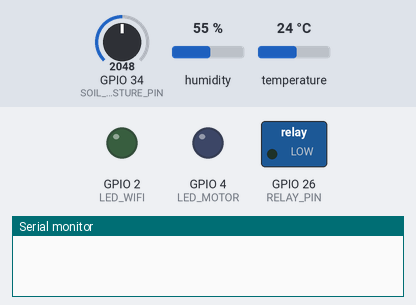
Bench run of a sketch on a simulated ESP32. Shown: switched loads named in the sketch (green lamp = pin HIGH), output pins drawn as LEDs (lit = HIGH), the last lines printed to the serial monitor. The inputs (shaded band) are chosen by the test bench; at power-on: GPIO 34 (SOIL_MOISTURE_PIN) = 2048, temperature 24 °C, humidity 55 %. WiFi joins after 1.5 s; servers stay silent unless stated; random numbers use the default seed unless the sketch sets one; no MQTT or app messages arrive unless stated.

Above: at 0.0 s.
At 3.7 s:
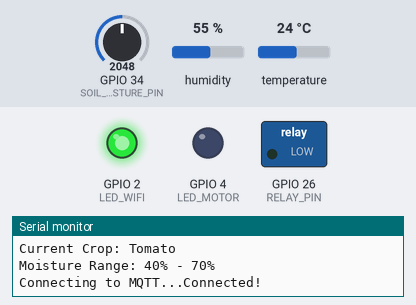
3.8 s: GPIO 34 (SOIL_MOISTURE_PIN) set to 2798
6.5 s: GPIO 34 (SOIL_MOISTURE_PIN) set to 2905
At 11.2 s:
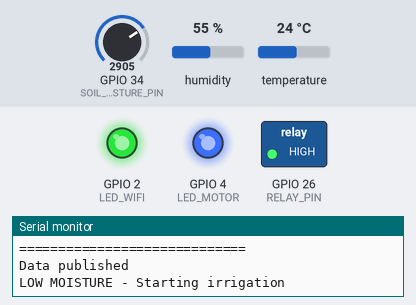
11.5 s: temperature set to 20.6 °C
21.5 s: temperature set to 19.2 °C
Timing chart, 0 to 24.5 s (numbered marks = the images above; inputs shaded):
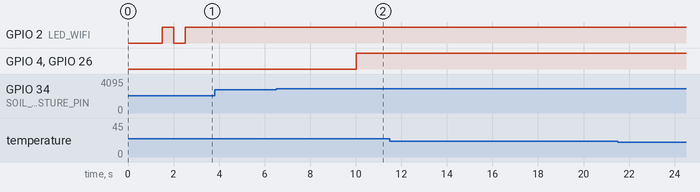

The sketch:

sketch.ino
```cpp
#include <WiFi.h>
#include <PubSubClient.h>
#include <DHT.h>
#include <ArduinoJson.h>

// WiFi credentials
const char *ssid = "Wokwi-GUEST";
const char *password = "";

// MQTT Broker
const char *mqtt_server = "broker.hivemq.com";
const int mqtt_port = 1883;

// MQTT Topics
const char *topic_sensor_data = "agrismart/sensors";
const char *topic_motor_control = "agrismart/motor/control";
const char *topic_motor_status = "agrismart/motor/status";
const char *topic_crop_config = "agrismart/crop/config";
const char *topic_manual_override = "agrismart/manual/override";

// Pin Definitions
#define DHTPIN 15
#define DHTTYPE DHT22
#define SOIL_MOISTURE_PIN 34
#define RELAY_PIN 26
#define LED_WIFI 2
#define LED_MOTOR 4

// Initialize DHT sensor
DHT dht(DHTPIN, DHTTYPE);

// Variables
float temperature = 0;
float humidity = 0;
int soilMoisture = 0;
bool motorStatus = false;
bool manualMode = false;

// Crop Profile Structure
struct CropProfile
{
    const char *name;
    int minMoisture;
    int maxMoisture;
    float minTemp;
    float maxTemp;
    const char *tips;
};

// Current Crop
CropProfile currentCrop = {
    "Tomato", 40, 70, 20.0, 30.0,
    "Water early morning or evening. Avoid wetting leaves."};

// Available Crops
CropProfile crops[] = {
    {"Tomato", 40, 70, 20.0, 30.0, "Water early morning. Avoid wetting leaves."},
    {"Rice", 70, 90, 25.0, 35.0, "Needs standing water. High moisture required."},
    {"Wheat", 30, 60, 15.0, 25.0, "Moderate water. Drought-resistant."},
    {"Potato", 50, 75, 15.0, 25.0, "Consistent moisture. Avoid waterlogging."},
    {"Chilli", 35, 65, 20.0, 30.0, "Less water than tomato. Well-drained soil."},
    {"Sugarcane", 65, 85, 25.0, 35.0, "High water requirement. Tropical crop."},
    {"Cotton", 30, 60, 20.0, 35.0, "Moderate water. Drought-tolerant."},
    {"Lettuce", 60, 80, 15.0, 25.0, "High moisture for leafy growth."}};

WiFiClient espClient;
PubSubClient client(espClient);

unsigned long lastSensorRead = 0;
const long sensorInterval = 5000;

// Function prototypes
void setupWiFi();
void reconnectMQTT();
void mqttCallback(char *topic, byte *payload, unsigned int length);
void readSensors();
void automaticIrrigation();
void controlMotor(bool status);
void publishSensorData();
void publishStatus(const char *message);
void changeCropProfile(const char *cropName);

void setup()
{
    Serial.begin(115200);
    delay(1000);

    Serial.println("\n=================================");
    Serial.println("  AgriSmart IoT System v1.0");
    Serial.println("=================================\n");

    // Initialize pins
    pinMode(RELAY_PIN, OUTPUT);
    pinMode(LED_WIFI, OUTPUT);
    pinMode(LED_MOTOR, OUTPUT);
    digitalWrite(RELAY_PIN, LOW);
    digitalWrite(LED_WIFI, LOW);
    digitalWrite(LED_MOTOR, LOW);

    // Initialize DHT
    dht.begin();

    // Connect WiFi
    setupWiFi();

    // Setup MQTT
    client.setServer(mqtt_server, mqtt_port);
    client.setCallback(mqttCallback);

    Serial.println("AgriSmart ESP32 Ready!");
    Serial.print("Current Crop: ");
    Serial.println(currentCrop.name);
    Serial.print("Moisture Range: ");
    Serial.print(currentCrop.minMoisture);
    Serial.print("% - ");
    Serial.print(currentCrop.maxMoisture);
    Serial.println("%\n");
}

void setupWiFi()
{
    Serial.print("Connecting to WiFi...");
    WiFi.begin(ssid, password);

    int attempts = 0;
    while (WiFi.status() != WL_CONNECTED && attempts < 20)
    {
        delay(500);
        Serial.print(".");
        digitalWrite(LED_WIFI, !digitalRead(LED_WIFI));
        attempts++;
    }

    if (WiFi.status() == WL_CONNECTED)
    {
        digitalWrite(LED_WIFI, HIGH);
        Serial.println("\nWiFi Connected!");
        Serial.print("IP: ");
        Serial.println(WiFi.localIP());
    }
    else
    {
        Serial.println("\nWiFi Failed!");
    }
}

void reconnectMQTT()
{
    int attempts = 0;
    while (!client.connected() && attempts < 3)
    {
        Serial.print("Connecting to MQTT...");

        String clientId = "ESP32_AgriSmart_";
        clientId += String(random(0xffff), HEX);

        if (client.connect(clientId.c_str()))
        {
            Serial.println("Connected!");

            client.subscribe(topic_motor_control);
            client.subscribe(topic_crop_config);
            client.subscribe(topic_manual_override);

            publishStatus("ESP32 Connected");
        }
        else
        {
            Serial.print("Failed, rc=");
            Serial.println(client.state());
            delay(2000);
            attempts++;
        }
    }
}

void mqttCallback(char *topic, byte *payload, unsigned int length)
{
    char message[length + 1];
    for (unsigned int i = 0; i < length; i++)
    {
        message[i] = (char)payload[i];
    }
    message[length] = '\0';

    Serial.print("Received on ");
    Serial.print(topic);
    Serial.print(": ");
    Serial.println(message);

    StaticJsonDocument<512> doc;
    DeserializationError error = deserializeJson(doc, message);

    if (error)
    {
        Serial.print("JSON parse failed: ");
        Serial.println(error.c_str());
        return;
    }

    // Motor Control
    if (strcmp(topic, topic_motor_control) == 0)
    {
        if (doc.containsKey("status"))
        {
            bool cmd = doc["status"];
            if (doc.containsKey("manual"))
            {
                manualMode = doc["manual"];
            }
            if (manualMode)
            {
                controlMotor(cmd);
                publishStatus(cmd ? "Motor ON (Manual)" : "Motor OFF (Manual)");
            }
        }
    }

    // Crop Change
    if (strcmp(topic, topic_crop_config) == 0)
    {
        if (doc.containsKey("crop"))
        {
            const char *crop = doc["crop"];
            changeCropProfile(crop);
        }
    }

    // Manual Override
    if (strcmp(topic, topic_manual_override) == 0)
    {
        if (doc.containsKey("enabled"))
        {
            manualMode = doc["enabled"];
            Serial.print("Manual Mode: ");
            Serial.println(manualMode ? "ON" : "OFF");
            if (!manualMode)
            {
                publishStatus("Auto mode enabled");
            }
        }
    }
}

void loop()
{
    if (!client.connected())
    {
        reconnectMQTT();
    }
    client.loop();

    unsigned long now = millis();
    if (now - lastSensorRead >= sensorInterval)
    {
        lastSensorRead = now;

        readSensors();
        publishSensorData();

        if (!manualMode)
        {
            automaticIrrigation();
        }
    }
}

void readSensors()
{
    temperature = dht.readTemperature();
    humidity = dht.readHumidity();

    int raw = analogRead(SOIL_MOISTURE_PIN);
    soilMoisture = map(raw, 4095, 1000, 0, 100);
    soilMoisture = constrain(soilMoisture, 0, 100);

    if (isnan(temperature) || isnan(humidity))
    {
        temperature = 0;
        humidity = 0;
    }

    Serial.println("\n========== SENSORS ==========");
    Serial.print("Crop: ");
    Serial.println(currentCrop.name);
    Serial.print("Temp: ");
    Serial.print(temperature);
    Serial.println("C");
    Serial.print("Humidity: ");
    Serial.print(humidity);
    Serial.println("%");
    Serial.print("Moisture: ");
    Serial.print(soilMoisture);
    Serial.println("%");
    Serial.print("Motor: ");
    Serial.println(motorStatus ? "ON" : "OFF");
    Serial.print("Mode: ");
    Serial.println(manualMode ? "MANUAL" : "AUTO");
    Serial.println("=============================\n");
}

void automaticIrrigation()
{
    if (soilMoisture < currentCrop.minMoisture && !motorStatus)
    {
        Serial.println("LOW MOISTURE - Starting irrigation");
        controlMotor(true);
        publishStatus("Irrigation started");
    }
    else if (soilMoisture > currentCrop.maxMoisture && motorStatus)
    {
        Serial.println("OPTIMAL MOISTURE - Stopping irrigation");
        controlMotor(false);
        publishStatus("Irrigation stopped");
    }

    if (temperature > currentCrop.maxTemp)
    {
        Serial.println("WARNING: High temperature");
    }
    if (temperature < currentCrop.minTemp && temperature > 0)
    {
        Serial.println("WARNING: Low temperature");
    }
}

void controlMotor(bool status)
{
    motorStatus = status;
    digitalWrite(RELAY_PIN, status ? HIGH : LOW);
    digitalWrite(LED_MOTOR, status ? HIGH : LOW);

    StaticJsonDocument<200> doc;
    doc["motor"] = status;
    doc["timestamp"] = millis();
    doc["mode"] = manualMode ? "manual" : "auto";

    char buffer[200];
    serializeJson(doc, buffer);
    client.publish(topic_motor_status, buffer);
}

void publishSensorData()
{
    StaticJsonDocument<600> doc;

    doc["deviceId"] = "ESP32_001";
    doc["crop"] = currentCrop.name;
    doc["temperature"] = (int)(temperature * 10) / 10.0;
    doc["humidity"] = (int)(humidity * 10) / 10.0;
    doc["moisture"] = soilMoisture;
    doc["motorStatus"] = motorStatus;
    doc["manualMode"] = manualMode;
    doc["timestamp"] = millis();

    JsonObject thresh = doc.createNestedObject("thresholds");
    thresh["minMoisture"] = currentCrop.minMoisture;
    thresh["maxMoisture"] = currentCrop.maxMoisture;
    thresh["minTemp"] = currentCrop.minTemp;
    thresh["maxTemp"] = currentCrop.maxTemp;

    char buffer[600];
    serializeJson(doc, buffer);

    if (client.publish(topic_sensor_data, buffer))
    {
        Serial.println("Data published");
    }
    else
    {
        Serial.println("Publish failed");
    }
}

void publishStatus(const char *message)
{
    StaticJsonDocument<200> doc;
    doc["status"] = message;
    doc["timestamp"] = millis();
    doc["deviceId"] = "ESP32_001";

    char buffer[200];
    serializeJson(doc, buffer);
    client.publish("agrismart/status", buffer);
}

void changeCropProfile(const char *cropName)
{
    int numCrops = sizeof(crops) / sizeof(crops[0]);

    for (int i = 0; i < numCrops; i++)
    {
        // Simple comparison without strcasecmp
        bool match = true;
        int j = 0;
        while (crops[i].name[j] != '\0' && cropName[j] != '\0')
        {
            char c1 = crops[i].name[j];
            char c2 = cropName[j];
            // Convert to lowercase for comparison
            if (c1 >= 'A' && c1 <= 'Z')
                c1 = c1 + 32;
            if (c2 >= 'A' && c2 <= 'Z')
                c2 = c2 + 32;
            if (c1 != c2)
            {
                match = false;
                break;
            }
            j++;
        }
        if (match && crops[i].name[j] == '\0' && cropName[j] == '\0')
        {
            currentCrop = crops[i];

            Serial.println("\nCROP CHANGED:");
            Serial.println(currentCrop.name);
            Serial.print("Moisture: ");
            Serial.print(currentCrop.minMoisture);
            Serial.print("% - ");
            Serial.print(currentCrop.maxMoisture);
            Serial.println("%");

            publishStatus("Crop changed");
            readSensors();
            publishSensorData();
            return;
        }
    }

    Serial.println("Crop not found");
    publishStatus("Crop not found");
}
```

Measured:
- the behaviour switches between 2857 and 2858 on GPIO 34 (SOIL_MOISTURE_PIN) (found by bisection; images 1 and 2)
- after the input at 6.5 s, GPIO 4 (LED_MOTOR), GPIO 26 (RELAY_PIN): LOW → HIGH after 3.5 s
